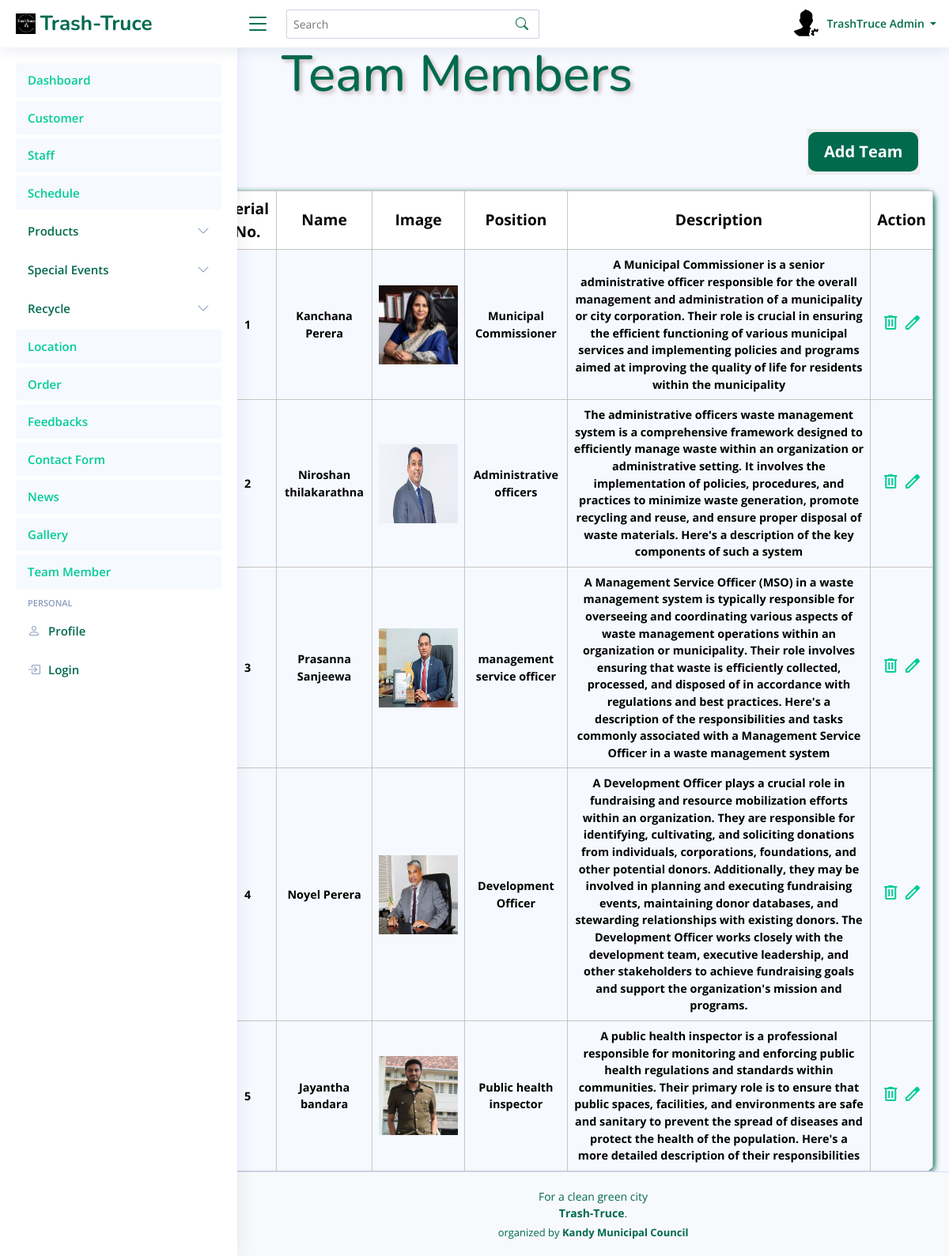
Screenshot of /admin_TrashTruce/Team.php (signed in) with the database file from the repository.
### tables this page shows
CREATE TABLE `team` (
  `ID` int(11) NOT NULL,
  `Name` text NOT NULL,
  `Image` text NOT NULL,
  `Position` text NOT NULL,
  `Description` text NOT NULL
);

### FO/admin.php (called while the page is built, shortened)
<?php
class admin
{
    public static function GetAdmin($ID)
    {
        try {
            $query = "SELECT `ID`, `Full_Name`, `Image`, `About`, `Job`, `Address`, `Phone`, `Email`, `password` FROM `admin` WHERE `ID` = :ID ";
            $conn = Conn::GetConnection();
            $st = $conn->prepare($query);
            $st->bindValue(":ID", $ID, PDO::PARAM_INT);
            $st->execute();
            $r = $st->fetch(PDO::FETCH_ASSOC);
            if ($r) {
                $admin = new admin();
                $admin->ID = $r['ID'];
                $admin->fullname = $r['Full_Name'];
                $admin->image = $r['Image'];
                $admin->about = $r['About'];
                $admin->job = $r['Job'];
                $admin->address = $r['Address'];
                $admin->phone = $r['Phone'];
                $admin->email = $r['Email'];
                $admin->password = $r['password'];
                return $admin;
            }
            return null;
        } catch (Exception $th) {
            throw $th;
        }
    }
}
?>

### FO/team.php (called while the page is built, shortened)
<?php
class Team
{
public static function GetTeamMems()
{
    try {
        $query = "SELECT `ID`, `Name`, `Image`, `Position`, `Description` FROM `team`";
        $conn = Conn::GetConnection();
        $result = $conn->query($query);
        $members = array();
        foreach ($result->fetchAll() as $r) {
            $member = new Team();
            $member->ID = $r['ID'];
            $member->name = $r['Name'];
            $member->img = $r['Image'];
            $member->position= $r['Position'];
            $member->description=$r['Description'];
            array_push($members, $member);
        }
        return $members;
    } catch (Exception $th) {
        throw $th;
    }
}
}
?>

### admin_TrashTruce/Team.php (the view, shortened to what this page needs)
<?php
include('../FO/team.php');
if (isset($_GET['search']) && !empty($_GET['search'])) {
  $search = $_GET['search'];
  $members = Team::SearchTeam($search);
} else {
  $members = Team::GetTeamMems();
}
?>
<!DOCTYPE html>
<html lang="en">
<head>
    <link rel="stylesheet" href="assets/css/View.css">
</head>
<body>
  <div>
    <?php include "Header.php"; ?>
  </div>
  <div class="main">
    <div class="colorbar">
      <h1>Team Members</h1>
    </div>
    <div class="btnAll">
      <div class="btnAllDlt">
        <button class="btn10"><a href="addTeam.php">Add Team</a></button>
      </div>
    </div>
    <div class="intro">
      <table>
        <tr>
          <th>Serial No.</th>
          <th>Name</th>
          <th>Image</th>
          <th>Position</th>
          <th>Description</th>
          <th>Action</th>
        </tr>
        <?php if (count($members) > 0): ?>
          <?php foreach ($members as $index => $member): ?>
            <tr>
              <td><?php echo $index + 1; ?></td>
              <td><?php echo $member->name; ?></td>
              <td><img src="<?php echo $member->img; ?>" alt="Location Image" width="100px" height="100px"></td>
              <td><?php echo $member->position; ?></td>
              <td><?php echo $member->description; ?></td>
              <td>
                <a href="DeleteTeam.php?id=<?php echo $member->ID; ?>" onclick="return confirm('Are you sure you want to delete this team member?');">
                  <span class="material-symbols-outlined">delete</span>
                </a>
                <a href="EditTeam.php?id=<?php echo $member->ID; ?>">
                  <span class="material-symbols-outlined">edit</span>
                </a>
              </td>
            </tr>
          <?php endforeach; ?>
        <?php else: ?>
          <tr>
            <td colspan="6">No Team Details Found.</td>
          </tr>
        <?php endif; ?>
      </table>
    </div>
  </div>
  <div>
  </div>
</body>
</html>

### admin_TrashTruce/Header.php (shortened to what this page needs)
<?php
include_once('../FO/admin.php');
?>
<!DOCTYPE html>
<html lang="en">
<head>
  <link href="assets/vendor/bootstrap/css/bootstrap.min.css" rel="stylesheet">
  <link href="assets/vendor/bootstrap-icons/bootstrap-icons.css" rel="stylesheet">
  <link href="assets/vendor/boxicons/css/boxicons.min.css" rel="stylesheet">
  <link href="assets/vendor/quill/quill.snow.css" rel="stylesheet">
  <link href="assets/vendor/quill/quill.bubble.css" rel="stylesheet">
  <link href="assets/vendor/remixicon/remixicon.css" rel="stylesheet">
  <link href="assets/vendor/simple-datatables/style.css" rel="stylesheet">
  <link href="assets/css/style.css" rel="stylesheet">
</head>
<body>
  <header id="header" class="header fixed-top d-flex align-items-center">
    <div class="d-flex align-items-center justify-content-between">
      <a href="index.html" class="logo d-flex align-items-center">
        <img src="assets/img/Untitled 1 (1).png" alt="">
        <span class="d-none d-lg-block">Trash-Truce</span>
      </a>
      <i class="bi bi-list toggle-sidebar-btn"></i>
    </div>
    <div class="search-bar">
      <form class="search-form d-flex align-items-center" method="GET" action="">
        <input type="text" name="search" placeholder="Search" value="<?php echo isset($_GET['search']) ? htmlspecialchars($_GET['search']) : ''; ?>" title="Enter search keyword">
        <button type="submit" title="Search"><i class="bi bi-search"></i></button>
      </form>
  </div>
    <nav class="header-nav ms-auto">
      <ul class="d-flex align-items-center">
        <li class="nav-item dropdown pe-3">
    <a class="nav-link nav-profile d-flex align-items-center pe-0" href="#" data-bs-toggle="dropdown">
        <?php
        $adminID = 1;
        $admin = admin::GetAdmin($adminID);
        if ($admin && !empty($admin->image)) {
            echo '<img src="' . $admin->image . '" alt="Profile" class="rounded-circle">';
        } else {
            echo '<img src="assets/img/default-profile-img.jpg" alt="Profile" class="rounded-circle">';
        }
        ?>
        <span class="d-none d-md-block dropdown-toggle ps-2">
            <?php
            if ($admin) {
                echo $admin->fullname;
            } else {
                echo "Admin Name";
            }
            ?>
        </span>
    </a>
        </li>
      </ul>
    </nav>
  </header>
  <aside id="sidebar" class="sidebar">
    <ul class="sidebar-nav" id="sidebar-nav">
      <li class="nav-item">
        <a class="nav-link " href="Dashboard.php">
          <span>Dashboard</span>
        </a>
      </li>
      <li class="nav-item">
        <a class="nav-link " href="Customer.php">
          <span>Customer</span>
        </a>
      </li>
      <li class="nav-item">
        <a class="nav-link " href="Staff.php">
          <span>Staff</span>
        </a>
      </li>
      <li class="nav-item">
        <a class="nav-link " href="Schedule.php">
          <span>Schedule</span>
        </a>
      </li>
      <li class="nav-item">
        <a class="nav-link collapsed" data-bs-target="#components-nav" data-bs-toggle="collapse" href="Products.php">
         <span>Products</span><i class="bi bi-chevron-down ms-auto"></i>
        </a>
      </li>
      <li class="nav-item">
        <a class="nav-link collapsed" data-bs-target="#components-nav" data-bs-toggle="collapse" href="#">
         <span>Special Events</span><i class="bi bi-chevron-down ms-auto"></i>
        </a>
      </li>
      <li class="nav-item">
        <a class="nav-link collapsed" data-bs-target="#components-nav" data-bs-toggle="collapse" href="#">
         <span>Recycle</span><i class="bi bi-chevron-down ms-auto"></i>
        </a>
      </li>
      <li class="nav-item">
        <a class="nav-link " href="Location.php">
          <span>Location</span>
        </a>
      </li>
      <li class="nav-item">
        <a class="nav-link " href="Order.php">
          <span>Order</span>
        </a>
      </li>
      <li class="nav-item">
        <a class="nav-link " href="Feedback.php">
          <span>Feedbacks</span>
        </a>
      </li>
      <li class="nav-item">
        <a class="nav-link " href="ContactUs.php">
          <span>Contact Form</span>
        </a>
      </li>
      <li class="nav-item">
        <a class="nav-link " href="News.php">
          <span>News</span>
        </a>
      </li>
      <li class="nav-item">
        <a class="nav-link " href="Gallery.php">
          <span>Gallery</span>
        </a>
      </li>
      <li class="nav-item">
        <a class="nav-link " href="Team.php">
          <span>Team Member</span>
        </a>
      </li>
      <li class="nav-heading">Personal</li>
      <li class="nav-item">
        <a class="nav-link collapsed" href="Profile.php">
          <i class="bi bi-person"></i>
          <span>Profile</span>
        </a>
      </li>
      <li class="nav-item">
        <a class="nav-link collapsed" href="Login.php">
          <i class="bi bi-box-arrow-in-right"></i>
          <span>Login</span>
        </a>
      </li>
    </ul>
  </aside>
</body>
</html>

### admin_TrashTruce/assets/css/View.css (style rules this page uses)
body { font-family: "Open Sans", sans-serif; background: #f6f9ff; color: #444444; }
.main { padding: 0; }
.colorbar h1 { color: #006A4E; font-family: "Nunito", sans-serif; padding: 20px; text-shadow: 3px 3px 5px rgb(204, 188, 188); margin-left: 50px; font-size: 4em; margin-left: 28%; margin-top: 3%; }
.intro { margin-top: 0px; margin-left: 23%; margin-right: 20px; }
table { width: 100%; border-collapse: collapse; color: rgb(5, 5, 5); border-radius: 10px; box-shadow: 2px 2px 7px #006A4E; border-radius: 10px; }
table th { border: 1px solid #c2bcbcdd; border-radius: 2px; padding: 8px; text-align: center; font-size: 1.2em; }
table td { border: 1px solid #c2bcbcdd; border-radius: 2px; padding: 8px; text-align: center; color: black; font-size: 0.9em; font-weight: bold; }
table th { background-color:white }
.btn10 { border: none; padding: 0; }
.btnAllDlt { margin-left: 85%; margin-top: 10px; font-size: 1.3em; margin-bottom: 20px; border: none; }
.btnAllDlt a { background: #006A4E; border: none; color: white; padding: 10px 20px; text-align: center; text-decoration: none; display: inline-block; font-size: 20px; font-weight: bold; font-family: "Open Sans", sans-serif; margin: 4px 2px; cursor: pointer; border-radius: 10px; }

### admin_TrashTruce/assets/css/style.css (style rules this page uses)
:root { scroll-behavior: smooth; }
body { font-family: "Open Sans", sans-serif; background:#f6f9ff; color: #444444; }
a { color: #00cc96; text-decoration: none; }
h1, h2, h3, h4, h5, h6 { font-family: "Nunito", sans-serif; }
.logo { line-height: 1; }
@media (min-width: 1200px) { .logo { width: 280px; } }
.logo img { max-height: 26px; margin-right: 6px; }
.logo span { font-size: 26px; font-weight: 700; color: #006A4E; font-family: "Nunito", sans-serif; }
.header { transition: all 0.5s; z-index: 997; height: 60px; box-shadow: 0px 2px 20px rgba(1, 41, 112, 0.1); background-color: #fff; padding-left: 20px; }
.header .toggle-sidebar-btn { font-size: 32px; padding-left: 10px; cursor: pointer; color: #006A4E; }
.header .search-bar { min-width: 360px; padding: 0 20px; }
.header .search-form { width: 100%; }
.header .search-form input { border: 0; font-size: 14px; color: #006A4E; border: 1px solid rgba(1, 41, 112, 0.2); padding: 7px 38px 7px 8px; border-radius: 3px; transition: 0.3s; width: 100%; }
.header .search-form button { border: 0; padding: 0; margin-left: -30px; background: none; }
.header .search-form button i { color: #006A4E; }
.header-nav ul { list-style: none; }
.header-nav>ul { margin: 0; padding: 0; }
.header-nav .nav-profile { color: #006A4E; }
.header-nav .nav-profile img { max-height: 36px; }
.header-nav .nav-profile span { font-size: 14px; font-weight: 600; }
.sidebar { position: fixed; top: 60px; left: 0; bottom: 0; width: 300px; z-index: 996; transition: all 0.3s; padding: 20px; overflow-y: auto; scrollbar-width: thin; scrollbar-color: #aab7cf transparent; box-shadow: 0px 0px 20px rgba(1, 41, 112, 0.1); background-color: #fff; }
@media (min-width: 1200px) { #main, #footer { margin-left: 300px; } }
.sidebar-nav { padding: 0; margin: 0; list-style: none; }
.sidebar-nav li { padding: 0; margin: 0; list-style: none; }
.sidebar-nav .nav-item { margin-bottom: 5px; }
.sidebar-nav .nav-heading { font-size: 11px; text-transform: uppercase; color: #899bbd; font-weight: 600; margin: 10px 0 5px 15px; }
.sidebar-nav .nav-link { display: flex; align-items: center; font-size: 15px; font-weight: 600; color: #00cc96; transition: 0.3; background: #f6f9ff; padding: 10px 15px; border-radius: 4px; }
.sidebar-nav .nav-link i { font-size: 16px; margin-right: 10px; color: #00cc96; }
.sidebar-nav .nav-link.collapsed { color: #006A4E; background: #fff; }
.sidebar-nav .nav-link.collapsed i { color: #899bbd; }
.sidebar-nav .nav-link .bi-chevron-down { margin-right: 0; transition: transform 0.2s ease-in-out; }
.footer { padding: 20px 0; font-size: 14px; transition: all 0.3s; border-top: 1px solid #cddfff; }
.footer .copyright { text-align: center; color: #006A4E; }
.footer .credits { padding-top: 5px; text-align: center; font-size: 13px; color: #006A4E; }
.logo img { max-width: 100%; height: auto; }

### rows the page displays
team: Name "Kanchana Perera", Image (picture), Position "Municipal Commissioner", Description "A Municipal Commissioner is a senior administrative officer responsible for the overall management and administration of a municipality or city corporation. Their role is crucial in ensuring the efficient functioning of various municipal services and implementing policies and programs aimed at improving the quality of life for residents within the municipality"
team: Name "Niroshan thilakarathna", Image (picture), Position "Administrative officers", Description "The administrative officers waste management system is a comprehensive framework designed to efficiently manage waste within an organization or administrative setting. It involves the implementation of policies, procedures, and practices to minimize waste generation, promote recycling and reuse, and ensure proper disposal of waste materials. Here's a description of the key components of such a system"
team: Name "Prasanna Sanjeewa", Image (picture), Position "management service officer", Description "A Management Service Officer (MSO) in a waste management system is typically responsible for overseeing and coordinating various aspects of waste management operations within an organization or municipality. Their role involves ensuring that waste is efficiently collected, processed, and disposed of in accordance with regulations and best practices. Here's a description of the responsibilities and tasks commonly associated with a Management Service Officer in a waste management system"
team: Name "Noyel Perera", Image (picture), Position "Development Officer", Description "A Development Officer plays a crucial role in fundraising and resource mobilization efforts within an organization. They are responsible for identifying, cultivating, and soliciting donations from individuals, corporations, foundations, and other potential donors. Additionally, they may be involved in planning and executing fundraising events, maintaining donor databases, and stewarding relationships with existing donors. The Development Officer works closely with the development team, executive leadership, and other stakeholders to achieve fundraising goals and support the organization's mission and programs."
team: Name "Jayantha bandara", Image (picture), Position "Public health inspector", Description "A public health inspector is a professional responsible for monitoring and enforcing public health regulations and standards within communities. Their primary role is to ensure that public spaces, facilities, and environments are safe and sanitary to prevent the spread of diseases and protect the health of the population. Here's a more detailed description of their responsibilities"

### other values shown
$admin->fullname "TrashTruce Admin"
